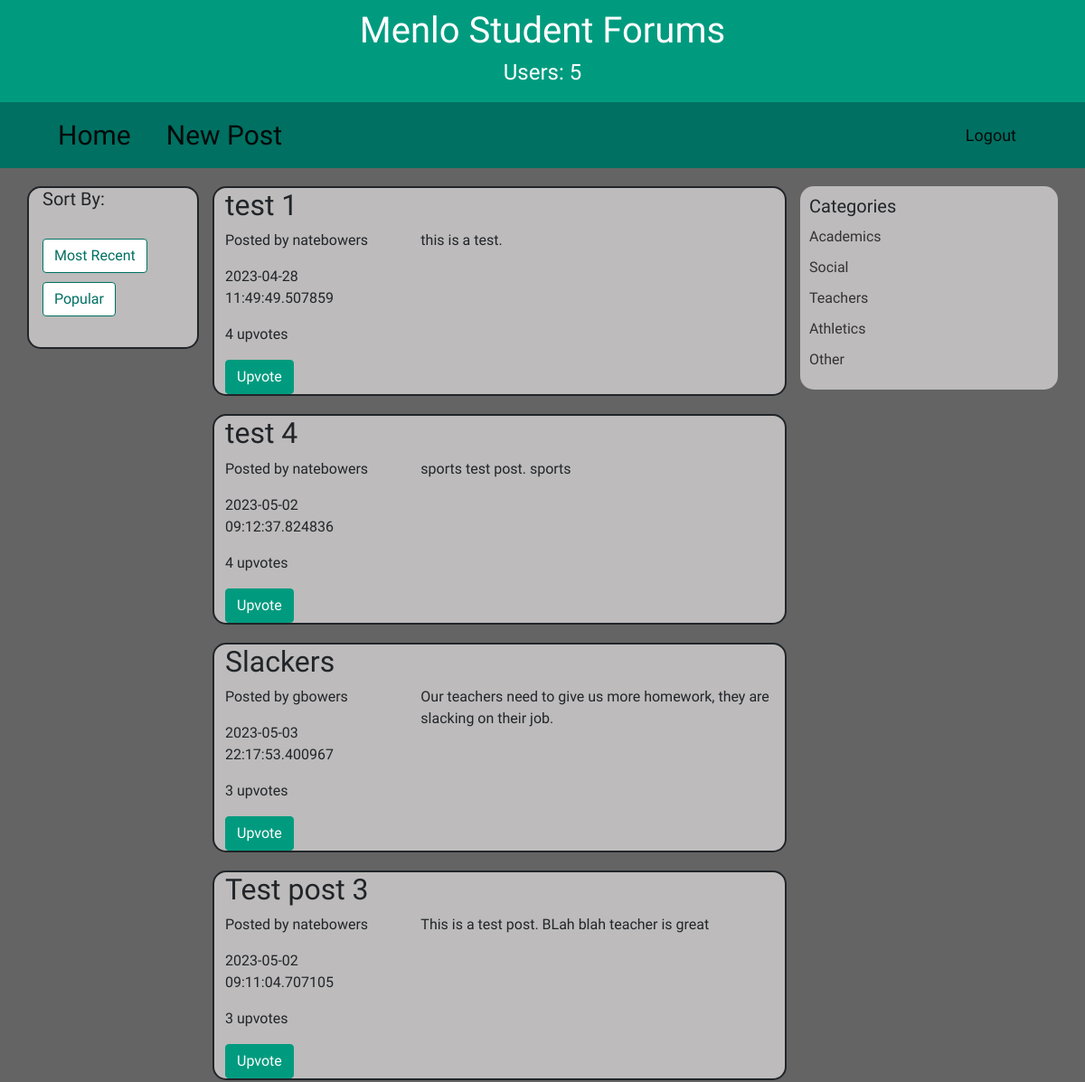
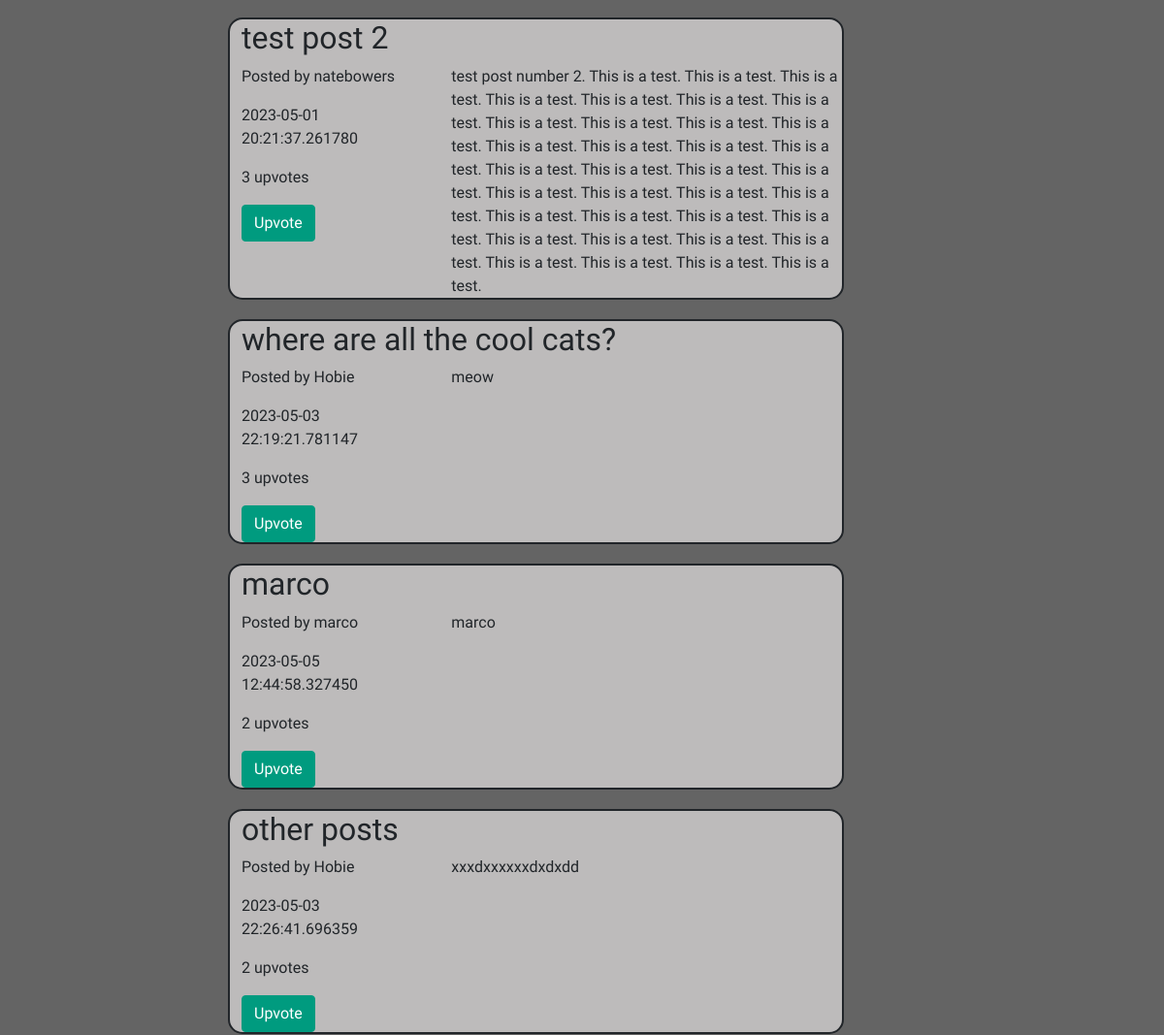
/home/popular (upper part), run on an earlier commit of the app's database (2 pictures, top to bottom).
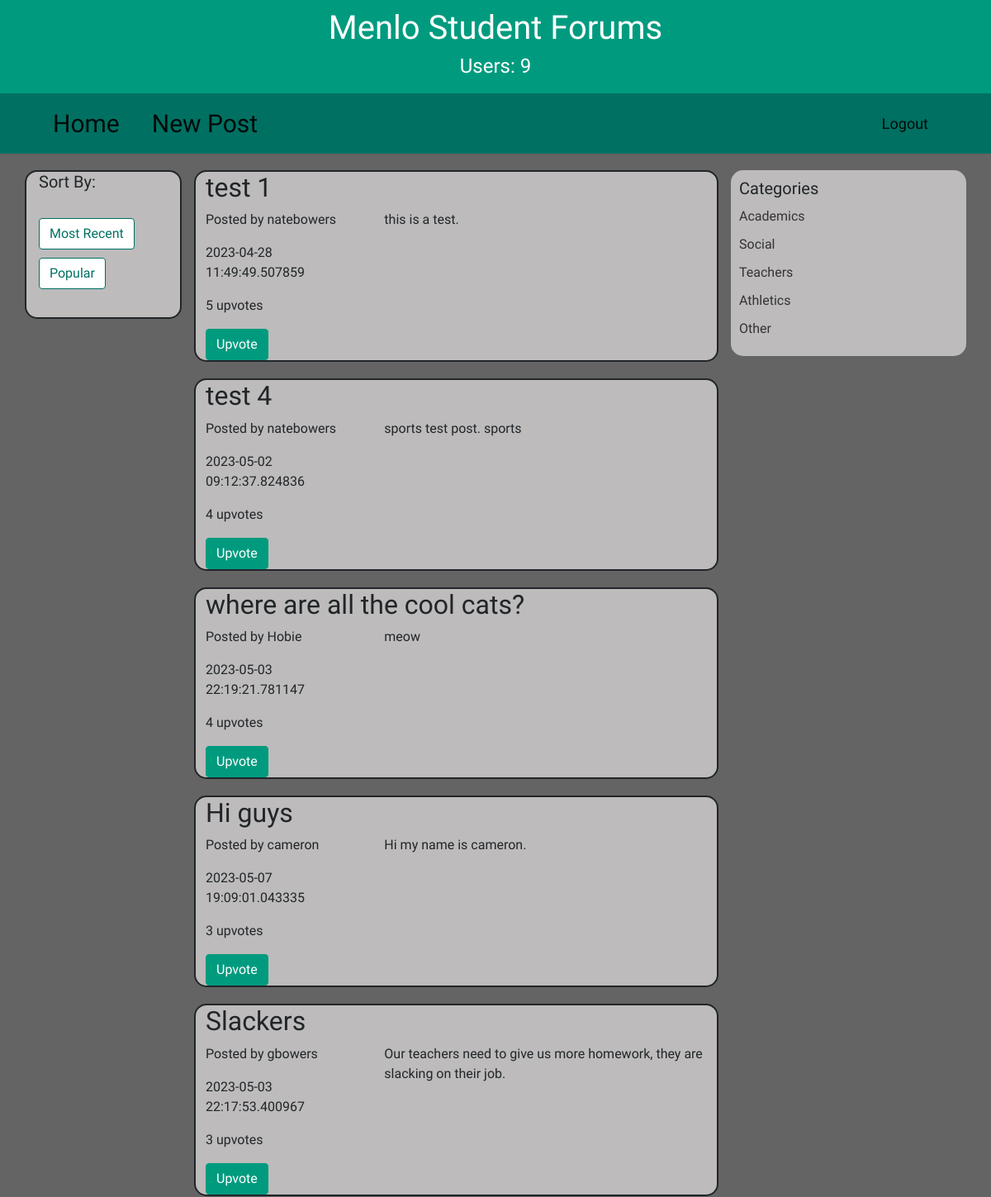
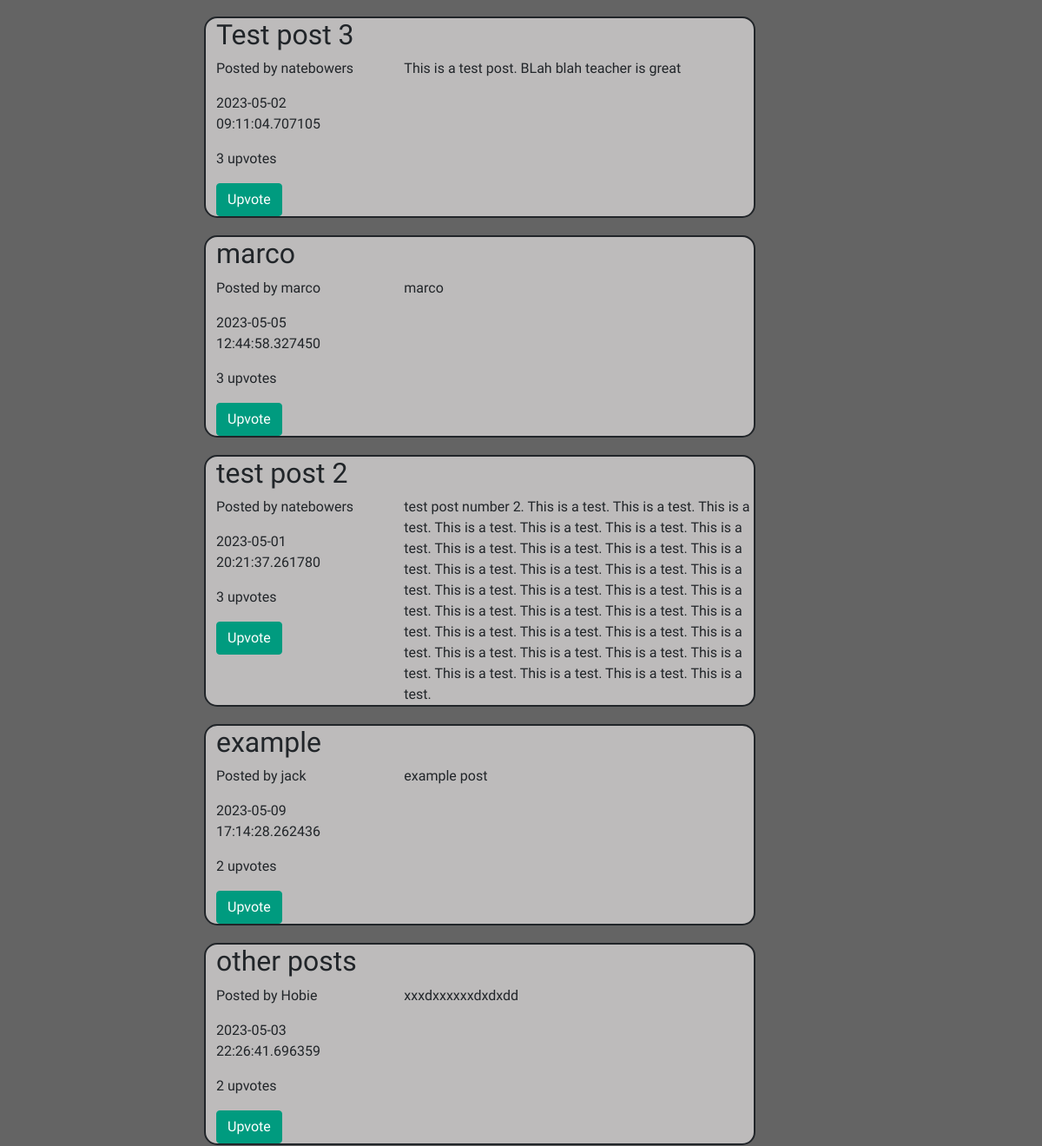
And on a later commit of the database (2 pictures, top to bottom).
### models.py (models this page shows, shortened)
class Post(Base):
    __tablename__ = "posts"
    title = Column("title", TEXT, nullable=False)
    topic = Column("topic", TEXT, nullable=False)
    content = Column("content", TEXT, nullable=False)
    user_id = Column("user_id", TEXT, nullable=False)
    id = Column("id", INTEGER, primary_key=True, autoincrement=True)
    time = Column("time", TEXT, nullable=False)
    upvotes = relationship("Upvote", back_populates="post",overlaps="upvotes")
    upvoters = relationship("User", secondary="upvotes", primaryjoin="Post.id == Upvote.post_id", secondaryjoin="User.username == Upvote.upvoter_username", backref=backref("upvoted_posts", lazy="dynamic"),)
    @property
    def upvoted_usernames(self):
        return [user.username for user in self.upvoters]

### app.py (the view)
@app.route('/home/popular')
def popular():
    posts = db_session.query(Post).join(Upvote).group_by(Post).order_by(func.count(Upvote.post_id).desc()).all()
    session['count_users'] = db_session.query(User).count()
    session["page"]="popular"
    return render_template("home.html", posts=posts)

### templates/home.html (shortened to what this page needs)
{% set active_page = "home" %}
{% extends "base.html" %}
{% block content %}
<nav class="navbar navbar-expand-lg navbar-light">
    <div class="container">
      <a class="navbar-brand homenavbar nav-left-buttons" href="/home">Home</a>
      <a class="navbar-brand nav-left-buttons mr-auto" href="/newpost">New Post</a>
      <div class=" justify-content-end">
        <ul class="navbar-nav">
          <li class="nav-item ml-auto">
            <a class="navbar-brand" href="/logout">Logout {{session["username"]}}</a>
          </li>
        </ul>
      </div>
    </div>
  </nav>
<div class="container">
    <div class="row">
        <div class="col-md-2 sortby">
            <h4>Sort By:</h4>
            <br>
            <a class="btn btn-default" href="/home/recent">Most Recent</a>
            <br>
            <a class="btn btn-default" href="/home/popular">Popular</a>
        </div>
        <div class="col-md-7">
            {% for post in posts %}
                <div class="post" id="post{{post.id}}">
                    <h2 class="post-title">{{ post.title }}</h2>
                    <div class="row">
                        <div class="col-md-4">
                            <p class="post-info">Posted by {{ post.user_id }}</p>
                            <p>{{ post.time }}</p>
                            <p class="post-stats">{{ post.upvotes|length }} upvotes</p>
                            {%if session["username"] in post.upvoted_usernames%}
                                <button type="submit" class="btn btn-primary disabled-submit-button">Upvote</button>
                            {%else%}
                                <form method="POST" action="/upvote">
                                    <button type="submit" class="btn btn-primary upvote-btn">Upvote</button>
                                </form>
                            {%endif%}
                        </div>
                        <div class="col-md-8">
                            <div class="post-content">
                                <p>{{ post.content }}</p>
                            </div>
                        </div>
                    </div>
                </div>
            {% endfor %}
        </div>
        <div class="col-md-3 categories">
            <h3>Categories</h3>
            <ul>
                <li><a href="/home/academics">Academics</a></li>
                <li><a href="/home/social">Social</a></li>
                <li><a href="/home/teachers">Teachers</a></li>
                <li><a href="/home/athletics">Athletics</a></li>
                <li><a href="/home/other">Other</a></li>
            </ul>
        </div>
    </div>
</div>
{%endblock%}

### templates/base.html (shortened to what this page needs)
<!DOCTYPE html>
<html lang="en">
<head>
  <link rel="stylesheet" href="https://stackpath.bootstrapcdn.com/bootstrap/4.3.1/css/bootstrap.min.css">
  <link rel="stylesheet" href="{{url_for('static', filename='styles/style.css')}}">
</head>
<body>
    {% set active_page = active_page|default('home') -%}
  <div class="top-bar">
      <h1>Menlo Student Forums</h1>
      <h4>Users: {{session["count_users"] }}</h4>
  </div>
  {% block content %}
  {% endblock %}
</body>
</html>

### static/styles/style.css (style rules this page uses)
body { background-color: #646464; font-family: 'Jura', sans-serif; }
.top-bar { background-color: #009B7F; color: #FFFFFF; padding: 10px; font-size: 24px; text-align: center; }
.btn-primary { background-color: #009B7F; border-color: #009B7F; }
.navbar { background-color: #007062; color: #FFFFFF; }
.navbar a { color: #FFFFFF; display: inline-block; padding: 2px 4px; border-radius: 5px; }
.nav-left-buttons { align-self: left; }
.homenavbar { padding-right: 3vw; }
.navbar-brand { font-family: 'Jura', sans-serif; font-size: 30px; color: #FFF; margin-left: 15px; }
.navbar-nav li a { font-size: 18px; color: #FFF; padding: 15px; }
.sortby h4 { font-family: 'Jura', sans-serif; font-size: 20px; }
.sortby a { margin-right: 10px; margin-bottom: 10px; background-color: #FFF; color: #007062; border-color: #007062; }
.sortby { border:#212529 2px solid; background-color: #bdbbbb; max-height: 180px; margin-top:20px; border-radius:15px; }
.post { border:#212529 2px solid; margin-top:20px; padding-left:1vw; border-radius: 15px; background-color: #bdbbbb; }
.post-content p { margin-bottom: 0; }
.categories { background-color: #bdbbbb; padding: 10px; margin-top: 20px; border-radius: 15px; max-height: 225px; }
.categories h3 { font-size: 20px; margin-top: 0; margin-bottom: 10px; }
.categories ul { list-style: none; padding: 0; margin: 0; }
.categories li { margin-bottom: 10px; }
.categories a { color: #333333; text-decoration: none; }

What changed in the data, as far as the page shows it:
computed for Post "test 1": upvotes|length "4" → "5"
shown differently, row unchanged: Post "where are all the cool cats?": upvotes|length "3" → "4"; moves up the list
added Post: title "Hi guys", user_id "cameron", time "2023-05-07 19:09:01.043335", upvotes|length "3", content "Hi my name is cameron."
shown differently, row unchanged: Post "marco": upvotes|length "2" → "3"; moves up the list
added Post: title "example", user_id "jack", time "2023-05-09 17:14:28.262436", upvotes|length "2", content "example post"
Also different on the page:
{{ session["count_users"] }}: "5" → "9"
